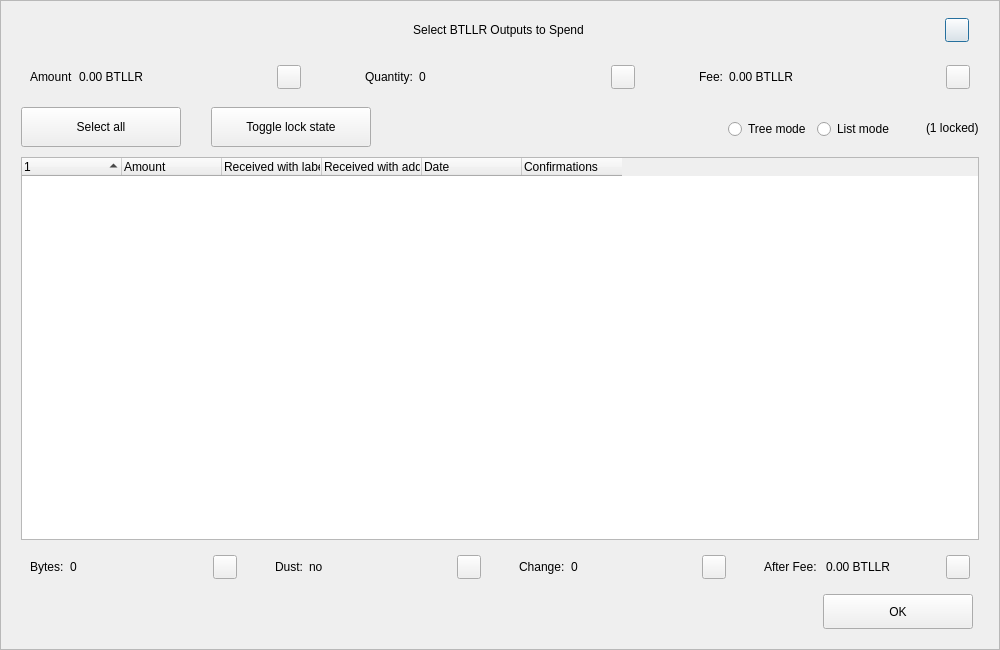
<?xml version="1.0" encoding="UTF-8"?>
<ui version="4.0">
 <class>CoinControlDialog</class>
 <widget class="QDialog" name="CoinControlDialog">
  <property name="geometry">
   <rect>
    <x>0</x>
    <y>0</y>
    <width>1000</width>
    <height>650</height>
   </rect>
  </property>
  <property name="minimumSize">
   <size>
    <width>950</width>
    <height>650</height>
   </size>
  </property>
  <property name="windowTitle">
   <string>Coin Selection</string>
  </property>
  <property name="styleSheet">
   <string notr="true"/>
  </property>
  <layout class="QVBoxLayout" name="verticalLayout">
   <property name="spacing">
    <number>0</number>
   </property>
   <property name="leftMargin">
    <number>0</number>
   </property>
   <property name="topMargin">
    <number>0</number>
   </property>
   <property name="rightMargin">
    <number>0</number>
   </property>
   <property name="bottomMargin">
    <number>0</number>
   </property>
   <item>
    <widget class="QFrame" name="frameContainer">
     <property name="toolTipDuration">
      <number>0</number>
     </property>
     <property name="frameShape">
      <enum>QFrame::StyledPanel</enum>
     </property>
     <property name="frameShadow">
      <enum>QFrame::Raised</enum>
     </property>
     <layout class="QVBoxLayout" name="verticalLayout_2">
      <property name="leftMargin">
       <number>0</number>
      </property>
      <property name="rightMargin">
       <number>0</number>
      </property>
      <property name="bottomMargin">
       <number>20</number>
      </property>
      <item>
       <layout class="QHBoxLayout" name="horizontalLayout_12">
        <property name="spacing">
         <number>0</number>
        </property>
        <property name="leftMargin">
         <number>20</number>
        </property>
        <property name="rightMargin">
         <number>30</number>
        </property>
        <item>
         <spacer name="horizontalSpacer_4">
          <property name="orientation">
           <enum>Qt::Horizontal</enum>
          </property>
          <property name="sizeHint" stdset="0">
           <size>
            <width>40</width>
            <height>20</height>
           </size>
          </property>
         </spacer>
        </item>
        <item>
         <widget class="QLabel" name="labelTitle">
          <property name="minimumSize">
           <size>
            <width>0</width>
            <height>40</height>
           </size>
          </property>
          <property name="maximumSize">
           <size>
            <width>16777215</width>
            <height>40</height>
           </size>
          </property>
          <property name="styleSheet">
           <string notr="true">padding-left:30px;</string>
          </property>
          <property name="text">
           <string>Select BTLLR Outputs to Spend</string>
          </property>
          <property name="alignment">
           <set>Qt::AlignCenter</set>
          </property>
          <property name="margin">
           <number>7</number>
          </property>
         </widget>
        </item>
        <item>
         <spacer name="horizontalSpacer_5">
          <property name="orientation">
           <enum>Qt::Horizontal</enum>
          </property>
          <property name="sizeHint" stdset="0">
           <size>
            <width>40</width>
            <height>20</height>
           </size>
          </property>
         </spacer>
        </item>
        <item>
         <widget class="QPushButton" name="btnEsc">
          <property name="minimumSize">
           <size>
            <width>24</width>
            <height>24</height>
           </size>
          </property>
          <property name="maximumSize">
           <size>
            <width>24</width>
            <height>24</height>
           </size>
          </property>
          <property name="text">
           <string/>
          </property>
         </widget>
        </item>
       </layout>
      </item>
      <item>
       <layout class="QHBoxLayout" name="horizontalLayout_8">
        <property name="leftMargin">
         <number>20</number>
        </property>
        <property name="rightMargin">
         <number>20</number>
        </property>
        <item>
         <widget class="QWidget" name="layoutAmount" native="true">
          <layout class="QHBoxLayout" name="horizontalLayout_9" stretch="0,1,0">
           <item>
            <widget class="QLabel" name="labelCoinControlAmountText">
             <property name="text">
              <string>Amount</string>
             </property>
            </widget>
           </item>
           <item>
            <widget class="QLabel" name="labelCoinControlAmount">
             <property name="text">
              <string>0.00 BTLLR</string>
             </property>
            </widget>
           </item>
           <item alignment="Qt::AlignHCenter|Qt::AlignVCenter">
            <widget class="QPushButton" name="pushButtonAmount">
             <property name="minimumSize">
              <size>
               <width>0</width>
               <height>24</height>
              </size>
             </property>
             <property name="maximumSize">
              <size>
               <width>24</width>
               <height>26</height>
              </size>
             </property>
             <property name="focusPolicy">
              <enum>Qt::NoFocus</enum>
             </property>
             <property name="styleSheet">
              <string notr="true">padding-bottom:2px;
padding-right:4px;</string>
             </property>
             <property name="text">
              <string/>
             </property>
            </widget>
           </item>
          </layout>
         </widget>
        </item>
        <item>
         <spacer name="horizontalSpacer_2">
          <property name="orientation">
           <enum>Qt::Horizontal</enum>
          </property>
          <property name="sizeType">
           <enum>QSizePolicy::Fixed</enum>
          </property>
          <property name="sizeHint" stdset="0">
           <size>
            <width>40</width>
            <height>20</height>
           </size>
          </property>
         </spacer>
        </item>
        <item>
         <widget class="QWidget" name="layoutQuantity" native="true">
          <layout class="QHBoxLayout" name="horizontalLayout_10" stretch="0,1,0">
           <item>
            <widget class="QLabel" name="labelCoinControlQuantityText">
             <property name="text">
              <string>Quantity:</string>
             </property>
            </widget>
           </item>
           <item>
            <widget class="QLabel" name="labelCoinControlQuantity">
             <property name="text">
              <string>0</string>
             </property>
            </widget>
           </item>
           <item alignment="Qt::AlignHCenter|Qt::AlignVCenter">
            <widget class="QPushButton" name="pushButtonQuantity">
             <property name="minimumSize">
              <size>
               <width>0</width>
               <height>24</height>
              </size>
             </property>
             <property name="maximumSize">
              <size>
               <width>24</width>
               <height>26</height>
              </size>
             </property>
             <property name="focusPolicy">
              <enum>Qt::NoFocus</enum>
             </property>
             <property name="styleSheet">
              <string notr="true">padding-bottom:2px;
               padding-right:4px;</string>
             </property>
             <property name="text">
              <string/>
             </property>
            </widget>
           </item>
          </layout>
         </widget>
        </item>
        <item>
         <spacer name="horizontalSpacer_22">
          <property name="orientation">
           <enum>Qt::Horizontal</enum>
          </property>
          <property name="sizeType">
           <enum>QSizePolicy::Fixed</enum>
          </property>
          <property name="sizeHint" stdset="0">
           <size>
            <width>40</width>
            <height>20</height>
           </size>
          </property>
         </spacer>
        </item>
        <item>
         <widget class="QWidget" name="layoutFee" native="true">
          <layout class="QHBoxLayout" name="horizontalLayout_11" stretch="0,1,0">
           <item>
            <widget class="QLabel" name="labelCoinControlFeeText">
             <property name="text">
              <string>Fee:</string>
             </property>
            </widget>
           </item>
           <item>
            <widget class="QLabel" name="labelCoinControlFee">
             <property name="text">
              <string>0.00 BTLLR</string>
             </property>
            </widget>
           </item>
           <item alignment="Qt::AlignHCenter|Qt::AlignVCenter">
            <widget class="QPushButton" name="pushButtonFee">
             <property name="minimumSize">
              <size>
               <width>0</width>
               <height>24</height>
              </size>
             </property>
             <property name="maximumSize">
              <size>
               <width>24</width>
               <height>26</height>
              </size>
             </property>
             <property name="focusPolicy">
              <enum>Qt::NoFocus</enum>
             </property>
             <property name="styleSheet">
              <string notr="true">padding-bottom:2px;
               padding-right:4px;</string>
             </property>
             <property name="text">
              <string/>
             </property>
            </widget>
           </item>
          </layout>
         </widget>
        </item>
       </layout>
      </item>
      <item>
       <widget class="QFrame" name="frame">
        <property name="minimumSize">
         <size>
          <width>0</width>
          <height>40</height>
         </size>
        </property>
        <property name="styleSheet">
         <string notr="true">#frame {
	border:0;
}</string>
        </property>
        <property name="frameShape">
         <enum>QFrame::StyledPanel</enum>
        </property>
        <property name="frameShadow">
         <enum>QFrame::Sunken</enum>
        </property>
        <layout class="QHBoxLayout" name="horizontalLayout">
         <property name="spacing">
          <number>0</number>
         </property>
         <property name="leftMargin">
          <number>20</number>
         </property>
         <property name="topMargin">
          <number>0</number>
         </property>
         <property name="rightMargin">
          <number>20</number>
         </property>
         <property name="bottomMargin">
          <number>0</number>
         </property>
         <item>
          <layout class="QHBoxLayout" name="horizontalLayoutPanel" stretch="0,0,0,0,0,0">
           <property name="spacing">
            <number>20</number>
           </property>
           <item>
            <widget class="QPushButton" name="pushButtonSelectAll">
             <property name="sizePolicy">
              <sizepolicy hsizetype="Maximum" vsizetype="Fixed">
               <horstretch>0</horstretch>
               <verstretch>0</verstretch>
              </sizepolicy>
             </property>
             <property name="minimumSize">
              <size>
               <width>160</width>
               <height>40</height>
              </size>
             </property>
             <property name="maximumSize">
              <size>
               <width>16777215</width>
               <height>40</height>
              </size>
             </property>
             <property name="text">
              <string>Select all</string>
             </property>
             <property name="checkable">
              <bool>true</bool>
             </property>
             <property name="checked">
              <bool>false</bool>
             </property>
             <property name="autoExclusive">
              <bool>false</bool>
             </property>
             <property name="autoDefault">
              <bool>false</bool>
             </property>
            </widget>
           </item>
           <item>
            <spacer name="horizontalSpacer_6">
             <property name="orientation">
              <enum>Qt::Horizontal</enum>
             </property>
             <property name="sizeType">
              <enum>QSizePolicy::Fixed</enum>
             </property>
             <property name="sizeHint" stdset="0">
              <size>
               <width>10</width>
               <height>20</height>
              </size>
             </property>
            </spacer>
           </item>
           <item>
            <widget class="QPushButton" name="pushButtonToggleLock">
             <property name="sizePolicy">
              <sizepolicy hsizetype="Maximum" vsizetype="Fixed">
               <horstretch>0</horstretch>
               <verstretch>0</verstretch>
              </sizepolicy>
             </property>
             <property name="minimumSize">
              <size>
               <width>160</width>
               <height>40</height>
              </size>
             </property>
             <property name="maximumSize">
              <size>
               <width>16777215</width>
               <height>40</height>
              </size>
             </property>
             <property name="text">
              <string>Toggle lock state</string>
             </property>
             <property name="checkable">
              <bool>true</bool>
             </property>
             <property name="autoExclusive">
              <bool>false</bool>
             </property>
             <property name="autoDefault">
              <bool>false</bool>
             </property>
            </widget>
           </item>
           <item>
            <spacer name="horizontalSpacer_7">
             <property name="orientation">
              <enum>Qt::Horizontal</enum>
             </property>
             <property name="sizeType">
              <enum>QSizePolicy::Expanding</enum>
             </property>
             <property name="sizeHint" stdset="0">
              <size>
               <width>30</width>
               <height>20</height>
              </size>
             </property>
            </spacer>
           </item>
           <item alignment="Qt::AlignRight">
            <widget class="QGroupBox" name="groupBox_2">
             <property name="styleSheet">
              <string notr="true">#groupBox_2 {
    background-color:transparent;
    border-radius:0;
}</string>
             </property>
             <property name="title">
              <string/>
             </property>
             <layout class="QHBoxLayout" name="horizontalLayout_14">
              <item>
               <widget class="QRadioButton" name="radioTreeMode">
                <property name="sizePolicy">
                 <sizepolicy hsizetype="Maximum" vsizetype="Fixed">
                  <horstretch>0</horstretch>
                  <verstretch>0</verstretch>
                 </sizepolicy>
                </property>
                <property name="text">
                 <string>Tree mode</string>
                </property>
               </widget>
              </item>
              <item>
               <widget class="QRadioButton" name="radioListMode">
                <property name="sizePolicy">
                 <sizepolicy hsizetype="Maximum" vsizetype="Fixed">
                  <horstretch>0</horstretch>
                  <verstretch>0</verstretch>
                 </sizepolicy>
                </property>
                <property name="text">
                 <string>List mode</string>
                </property>
                <property name="checked">
                 <bool>false</bool>
                </property>
               </widget>
              </item>
             </layout>
            </widget>
           </item>
           <item>
            <widget class="QLabel" name="labelLocked">
             <property name="text">
              <string>(1 locked)</string>
             </property>
            </widget>
           </item>
          </layout>
         </item>
        </layout>
       </widget>
      </item>
      <item>
       <layout class="QHBoxLayout" name="horizontalLayout_13">
        <property name="leftMargin">
         <number>20</number>
        </property>
        <property name="rightMargin">
         <number>20</number>
        </property>
        <item>
         <widget class="CoinControlTreeWidget" name="treeWidget">
          <property name="contextMenuPolicy">
           <enum>Qt::CustomContextMenu</enum>
          </property>
          <property name="styleSheet">
           <string notr="true"/>
          </property>
          <property name="sortingEnabled">
           <bool>false</bool>
          </property>
          <property name="columnCount">
           <number>6</number>
          </property>
          <attribute name="headerShowSortIndicator" stdset="0">
           <bool>true</bool>
          </attribute>
          <attribute name="headerStretchLastSection">
           <bool>false</bool>
          </attribute>
          <column>
           <property name="text">
            <string/>
           </property>
          </column>
          <column>
           <property name="text">
            <string>Amount</string>
           </property>
          </column>
          <column>
           <property name="text">
            <string>Received with label</string>
           </property>
          </column>
          <column>
           <property name="text">
            <string>Received with address</string>
           </property>
          </column>
          <column>
           <property name="text">
            <string>Date</string>
           </property>
          </column>
          <column>
           <property name="text">
            <string>Confirmations</string>
           </property>
           <property name="toolTip">
            <string>Confirmed</string>
           </property>
          </column>
         </widget>
        </item>
       </layout>
      </item>
      <item>
       <layout class="QHBoxLayout" name="horizontalLayout_3">
        <property name="spacing">
         <number>20</number>
        </property>
        <property name="leftMargin">
         <number>20</number>
        </property>
        <property name="rightMargin">
         <number>20</number>
        </property>
        <item>
         <widget class="QWidget" name="layoutBytes" native="true">
          <layout class="QHBoxLayout" name="horizontalLayout_4" stretch="0,1,0">
           <item>
            <widget class="QLabel" name="labelCoinControlBytesText">
             <property name="text">
              <string>Bytes:</string>
             </property>
            </widget>
           </item>
           <item>
            <widget class="QLabel" name="labelCoinControlBytes">
             <property name="text">
              <string>0</string>
             </property>
            </widget>
           </item>
           <item alignment="Qt::AlignHCenter|Qt::AlignVCenter">
            <widget class="QPushButton" name="pushButtonBytes">
             <property name="minimumSize">
              <size>
               <width>0</width>
               <height>24</height>
              </size>
             </property>
             <property name="maximumSize">
              <size>
               <width>24</width>
               <height>26</height>
              </size>
             </property>
             <property name="focusPolicy">
              <enum>Qt::NoFocus</enum>
             </property>
             <property name="styleSheet">
              <string notr="true">padding-bottom:2px;
               padding-right:4px;</string>
             </property>
             <property name="text">
              <string/>
             </property>
            </widget>
           </item>
          </layout>
         </widget>
        </item>
        <item>
         <widget class="QWidget" name="layoutDust" native="true">
          <layout class="QHBoxLayout" name="horizontalLayout_5" stretch="0,1,0">
           <item>
            <widget class="QLabel" name="labelCoinControlLowOutputText">
             <property name="text">
              <string>Dust:</string>
             </property>
            </widget>
           </item>
           <item>
            <widget class="QLabel" name="labelCoinControlLowOutput">
             <property name="text">
              <string>no</string>
             </property>
            </widget>
           </item>
           <item alignment="Qt::AlignHCenter|Qt::AlignVCenter">
            <widget class="QPushButton" name="pushButtonDust">
             <property name="minimumSize">
              <size>
               <width>0</width>
               <height>24</height>
              </size>
             </property>
             <property name="maximumSize">
              <size>
               <width>24</width>
               <height>26</height>
              </size>
             </property>
             <property name="focusPolicy">
              <enum>Qt::NoFocus</enum>
             </property>
             <property name="styleSheet">
              <string notr="true">padding-bottom:2px;
               padding-right:4px;</string>
             </property>
             <property name="text">
              <string/>
             </property>
            </widget>
           </item>
          </layout>
         </widget>
        </item>
        <item>
         <widget class="QWidget" name="layoutChange" native="true">
          <layout class="QHBoxLayout" name="horizontalLayout_6" stretch="0,1,0">
           <item>
            <widget class="QLabel" name="labelCoinControlChangeText">
             <property name="text">
              <string>Change:</string>
             </property>
            </widget>
           </item>
           <item>
            <widget class="QLabel" name="labelCoinControlChange">
             <property name="text">
              <string>0</string>
             </property>
            </widget>
           </item>
           <item alignment="Qt::AlignHCenter|Qt::AlignVCenter">
            <widget class="QPushButton" name="pushButtonChange">
             <property name="minimumSize">
              <size>
               <width>0</width>
               <height>24</height>
              </size>
             </property>
             <property name="maximumSize">
              <size>
               <width>24</width>
               <height>26</height>
              </size>
             </property>
             <property name="focusPolicy">
              <enum>Qt::NoFocus</enum>
             </property>
             <property name="styleSheet">
              <string notr="true">padding-bottom:2px;
               padding-right:4px;</string>
             </property>
             <property name="text">
              <string/>
             </property>
            </widget>
           </item>
          </layout>
         </widget>
        </item>
        <item>
         <widget class="QWidget" name="layoutAfter" native="true">
          <layout class="QHBoxLayout" name="horizontalLayout_7" stretch="0,1,0">
           <item>
            <widget class="QLabel" name="labelCoinControlAfterFeeText">
             <property name="text">
              <string>After Fee: </string>
             </property>
            </widget>
           </item>
           <item>
            <widget class="QLabel" name="labelCoinControlAfterFee">
             <property name="text">
              <string>0.00 BTLLR</string>
             </property>
            </widget>
           </item>
           <item alignment="Qt::AlignHCenter|Qt::AlignVCenter">
            <widget class="QPushButton" name="pushButtonAlterFee">
             <property name="minimumSize">
              <size>
               <width>0</width>
               <height>24</height>
              </size>
             </property>
             <property name="maximumSize">
              <size>
               <width>24</width>
               <height>26</height>
              </size>
             </property>
             <property name="focusPolicy">
              <enum>Qt::NoFocus</enum>
             </property>
             <property name="styleSheet">
              <string notr="true">padding-bottom:2px;
               padding-right:4px;</string>
             </property>
             <property name="text">
              <string/>
             </property>
            </widget>
           </item>
          </layout>
         </widget>
        </item>
       </layout>
      </item>
      <item>
       <layout class="QHBoxLayout" name="horizontalLayout_2">
        <property name="spacing">
         <number>0</number>
        </property>
        <property name="leftMargin">
         <number>20</number>
        </property>
        <property name="rightMargin">
         <number>26</number>
        </property>
        <item>
         <spacer name="horizontalSpacer_3">
          <property name="orientation">
           <enum>Qt::Horizontal</enum>
          </property>
          <property name="sizeHint" stdset="0">
           <size>
            <width>558</width>
            <height>20</height>
           </size>
          </property>
         </spacer>
        </item>
        <item>
         <widget class="QPushButton" name="pushButtonOk">
          <property name="minimumSize">
           <size>
            <width>150</width>
            <height>35</height>
           </size>
          </property>
          <property name="text">
           <string>OK</string>
          </property>
         </widget>
        </item>
       </layout>
      </item>
     </layout>
    </widget>
   </item>
  </layout>
 </widget>
 <customwidgets>
  <customwidget>
   <class>CoinControlTreeWidget</class>
   <extends>QTreeWidget</extends>
   <header>coincontroltreewidget.h</header>
  </customwidget>
 </customwidgets>
 <resources/>
 <connections/>
</ui>
